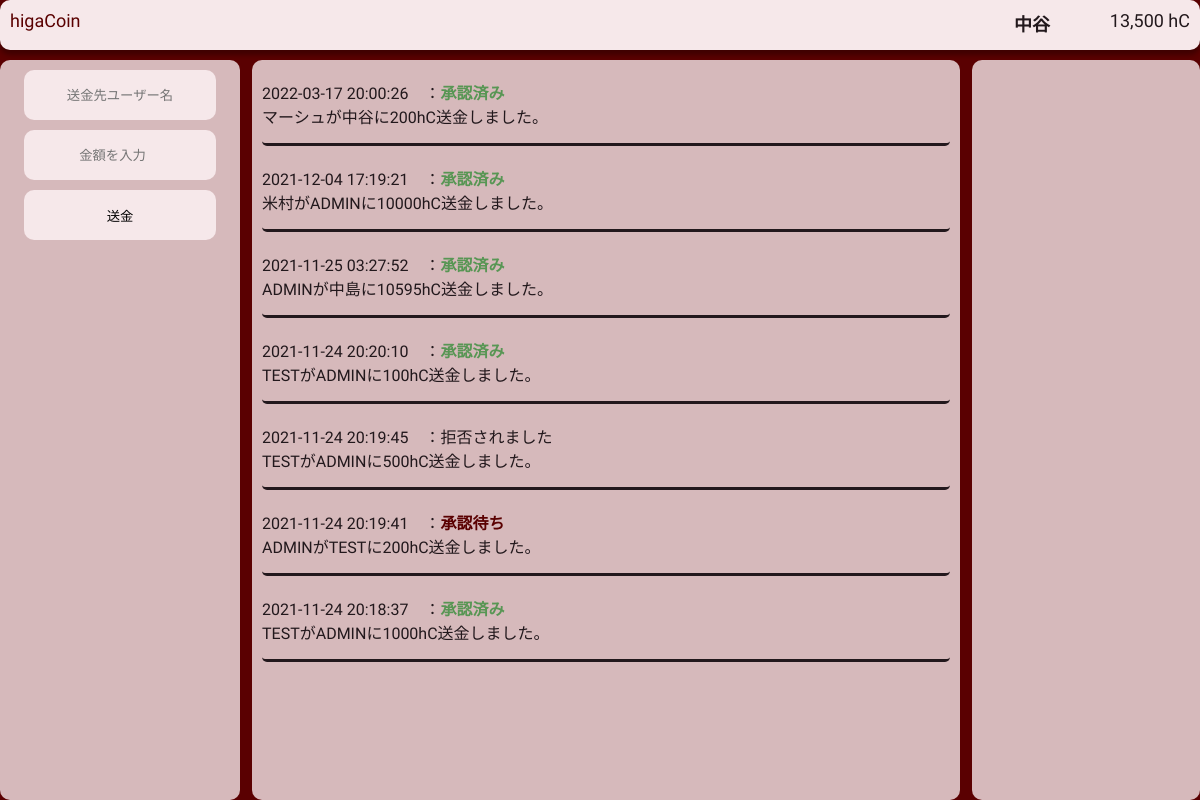
Page /higacoin/higacoin_m/mes.php (signed in) on the committed database.
### tables this page shows
CREATE TABLE `userData` (
  `id` int(11) NOT NULL,
  `user_name` varchar(255) NOT NULL,
  `password` varchar(255) NOT NULL,
  `higacoin` int(11) NOT NULL,
  `trade_amount` int(11) NOT NULL DEFAULT 0,
  `trade_bitcoin` int(11) NOT NULL DEFAULT 0,
  `lend_amount` int(11) NOT NULL DEFAULT 0,
  `percentage` int(11) NOT NULL DEFAULT 0,
  `past_date` int(11) NOT NULL DEFAULT 0,
  `lend_from_id` int(11) NOT NULL DEFAULT 0
);

CREATE TABLE `mes` (
  `id` int(11) NOT NULL,
  `send_from` text NOT NULL,
  `send_to` text NOT NULL,
  `amount` int(11) NOT NULL,
  `percentage` int(11) NOT NULL,
  `what_kind` int(11) NOT NULL,
  `when_post` datetime NOT NULL,
  `agree` int(11) NOT NULL
);

### higacoin/higacoin_m/mes.php (the view, shortened to what this page needs)
<!DOCTYPE html>
<html lang="ja">
<head>
  <link rel="stylesheet" href="stylesheet.css">
</head>
<body>
  <?php
$dsn = 'mysql:dbname=on294_higacoin;host=mysql90.conoha.ne.jp;charset=utf8';
$user = 'on294_higacoin';
$password = 'ktdevsPro406$';
  try {
    $pdo = new PDO(DSN, DB_USER, DB_PASS);
    $pdo->setAttribute(PDO::ATTR_ERRMODE, PDO::ERRMODE_EXCEPTION);
    $stmt = $pdo->prepare("SELECT higacoin FROM userData WHERE user_name = :user_name");
    $stmt->bindValue(':user_name', $_SESSION['NAME']);
    $stmt->execute();
    $higacoin_data = $stmt->fetch();
    $higacoin_data = $higacoin_data[0];
  } catch (Exception $e) {
    echo $e->getMessage() . PHP_EOL;
  }
  echo '<ul class="fixed mes_header"><h3><a href="./account.php">' . $_SESSION['NAME'];
  echo '</a></h3><br><li><a href="./ranking.php">' . number_format($higacoin_data) . ' hC</a></li></ul>';
  try {
    $dbh = new PDO($dsn, $user, $password);
    $sql = 'SELECT * FROM mes ORDER BY id DESC';
    $stmt = $dbh->query($sql);
    while ($row = $stmt->fetchObject()) {
      $mes_data[] = array(
        'from' => $row->send_from, 'to' => $row->send_to, 'amount' => $row->amount, 'percentage' => $row->percentage, 'kind' => $row->what_kind, 'when' => $row->when_post, 'agree' => $row->agree, 'id' => $row->id
      );
    }
  } catch (Exception $e) {
    echo $e->getMessage() . PHP_EOL;
  }
  ?>
  <a href="./"><p class="logo animation">higaCoin</p></a>
  <form class="mes_trade" method="post">
    <input type="text" name="send_n" class="send invite no_animation" placeholder="送金先ユーザー名">
    <input min="0" max="<?php echo $_SESSION['HIGACOIN'] ?>" type="number" name="send_a" class="send invite no_animation" placeholder="金額を入力">
    <input type="submit" value="送金" class="send_s invite send" name="send_s">
  </form>
  <div class="mes_area">
    <?php
    foreach ($mes_data as $value) {
      if ($value['kind'] == 1 && $value['agree'] == 0) {
        echo '<p class="log_mes">' . $value['when'] . '　：<span class="agree">承認待ち</span><br>' . $value['from'] . 'が' . $value['to'] . 'に' . $value['amount'] . 'hC送金しました。</p>';
      } elseif ($value['kind'] == 1 && $value['agree'] == 1) {
        echo '<p class="log_mes">' . $value['when'] . '　：<span class="agreed">承認済み</span><br>' . $value['from'] . 'が' . $value['to'] . 'に' . $value['amount'] . 'hC送金しました。</p>';
      } elseif ($value['kind'] == 2 && $value['agree'] == 0) {
        echo '<p class="log_mes">' . $value['when'] . '　：<span class="agree">承認待ち</span><br>' . $value['from'] . 'が' . $value['to'] . 'に' . $value['amount'] . 'hCを利子' . $value['percentage'] . '%で貸しました。</p>';
      } elseif ($value['kind'] == 2 && $value['agree'] == 1) {
        echo '<p class="log_mes">' . $value['when'] . '　：<span class="agreed">承認済み</span><br>' . $value['from'] . 'が' . $value['to'] . 'に' . $value['amount'] . 'hCを利子' . $value['percentage'] . '%で貸しました。</p>';
      } elseif ($value['kind'] == 1 && $value['agree'] == 3) {
        echo '<p class="log_mes">' . $value['when'] . '　：拒否されました<br>' . $value['from'] . 'が' . $value['to'] . 'に' . $value['amount'] . 'hC送金しました。</p>';
      } else {
        echo '<p class="log_mes">' . $value['when'] . '　：拒否されました<br>' . $value['from'] . 'が' . $value['to'] . 'に' . $value['amount'] . 'hCを利子' . $value['percentage'] . '%で貸しました。</p>';
      }
    }
    ?>
  </div>
  <div class="sub_area">
  </div>
</body>
</html>

### higacoin/higacoin_m/stylesheet.css (style rules this page uses)
* { font-family: 'Kaisei HarunoUmi', serif; margin: 0; padding: 0; }
a { text-decoration: none; color: #22181C; }
body { background-color: #5A0001; }
.invite { display: block; width: 80%; border: none; background-color: #F6E8EA; text-align: center; margin: 0 auto; height: 50px; border-radius: 10px; transition: all .5s; }
.fixed { position: fixed; top: 0; left: 0; width: 100%; background-color: #f6e8eacc; box-shadow: 0px 5px 5px 0px rgba(0, 0, 0, 0.3); display: block; text-align: center; margin: 0 auto; height: 50px; border-radius: 10px; transition: all .5s; }
li { position: fixed; right: 10px; top: 10px; font-size: 18px; list-style: none; cursor: pointer; transition: all 0.3s; }
h3 a { position: fixed; right: 150px; top: 10px; font-size: 18px; cursor: pointer; transition: all 0.3s; }
.logo { font-size: 18px; position: fixed; color: #5A0001; left: 10px; top: 10px; cursor: pointer; }
.mes_trade { width: 20%; position: absolute; top: 60px; border-radius: 10px; left: 0; background-color: #f6e8eacc; }
.send { margin-top: 10px; }
.send_s { cursor: pointer; margin-bottom: 50px; }
.mes_area { overflow: scroll; width: 59%; position: absolute; top: 60px; border-radius: 10px; right: 20%; background-color: #f6e8eacc; }
.mes_header { background-color: #F6E8EA; }
.log_mes { color: #22181C; margin-left: 10px; margin-right: 10px; margin-top: 20px; padding-bottom: 15px; border-bottom: solid 3px #22181C; border-radius: 5px; width: 100% - 20px; }
.agree { font-weight: 900; color: #5A0001; }
.agreed { font-weight: 900; color: rgb(88, 150, 84); }
.sub_area { position: absolute; background-color: #f6e8eacc; border-radius: 10px; top: 60px; right: 0; width: 19%; overflow: scroll; }
.animation { transition: all .3s; font-size: 18px; }

### rows in the picture
userdata: higacoin "13,500"
mes: when_post "2022-03-17 20:00:26", send_from "マーシュ", send_to "中谷", amount "200"
mes: when_post "2021-12-04 17:19:21", send_from "米村", send_to "ADMIN", amount "10000"
mes: when_post "2021-11-25 03:27:52", send_from "ADMIN", send_to "中島", amount "10595"
mes: when_post "2021-11-24 20:20:10", send_from "TEST", send_to "ADMIN", amount "100"
mes: when_post "2021-11-24 20:19:45", send_from "TEST", send_to "ADMIN", amount "500"
mes: when_post "2021-11-24 20:19:41", send_from "ADMIN", send_to "TEST", amount "200"
mes: when_post "2021-11-24 20:18:37", send_from "TEST", send_to "ADMIN", amount "1000"

### other values in the picture
$_SESSION['NAME'] "中谷"
